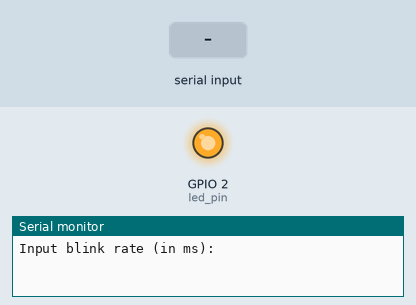
Simulated run of this sketch. Board: ESP32. Parts: output pins drawn as LEDs (lit = HIGH), the last lines printed to the serial monitor. Dashed ring = blinking. The test bench sets the inputs (shaded band).

Above: at 2.2 s.
2.3 s: "5\n" received over Serial
At 3.7 s:
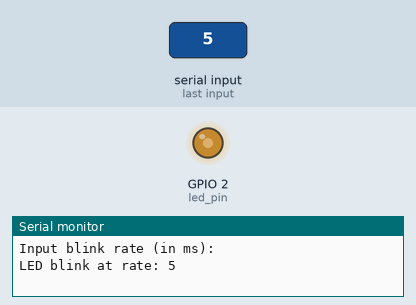
4.0 s: "90,45\n" received over Serial
At 4.31 s:
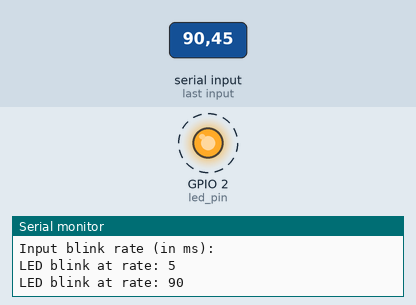
7.0 s: "200\n" received over Serial
At 7.4 s:
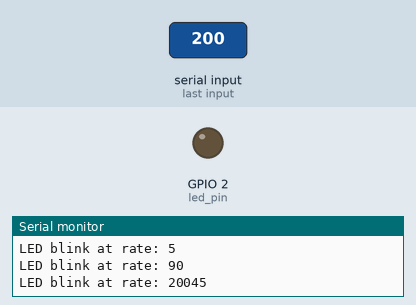
Timing chart, 0 to 28.6 s (numbered marks = the images above; inputs shaded):
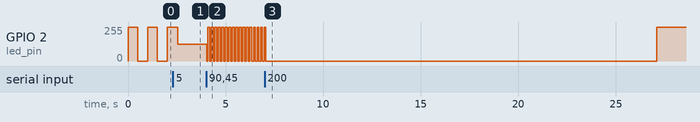

The sketch:

Task_Scheduling_Exercise.ino
```cpp
#if CONFIG_FREERTOS_UNICORE
static const BaseType_t app_cpu = 0;
#else
static const BaseType_t app_cpu = 1;
#endif

static const int buf_len = 20;
static int LED_rate = 500; //ms

// Pins
static const int led_pin = LED_BUILTIN;


// TASK(1): Blink LED at given input from serial
void toggleLED(void *parameter) {
  while (1) {
    digitalWrite(led_pin, HIGH);
    vTaskDelay(LED_rate / portTICK_PERIOD_MS);
    digitalWrite(led_pin, LOW);
    vTaskDelay(LED_rate / portTICK_PERIOD_MS);
  }
}

// TASK(2): Ask input from serial for LED blink rate
void inputRate(void *parameter) {
  char input;
  char buf[buf_len];
  int i = 0;

  while (1) {
    if (Serial.available() > 0) {
      input = Serial.read();

      /////////////////////////////////////
      /////////////////////////////////////
      if (input == '\n') {
        LED_rate = atoi(buf);
        Serial.print("LED blink at rate: ");
        Serial.println(LED_rate);
        i = 0;
      }
      else {
        if (i < buf_len - 1) {
          buf[i] = input;
          i++;
        }
      }
      /////////////////////////////////////
      /////////////////////////////////////
    }
  }
}

void setup() {

  pinMode(led_pin, OUTPUT);
  Serial.begin(1200);

  // Task to run forever
  xTaskCreatePinnedToCore(toggleLED,
                          "Blink LED",
                          1024,
                          NULL,
                          1,            // task priority
                          NULL,         // task handle
                          app_cpu);

  // Task to run once with higher priority
  xTaskCreatePinnedToCore(inputRate,
                          "Read input from Serial",
                          1024,
                          NULL,
                          1,            // task priority (must be same to prevent lockup)
                          NULL,         // task handle
                          app_cpu);


  Serial.println("Input blink rate (in ms): ");
  vTaskDelay(1000 / portTICK_PERIOD_MS);
//  vTaskDelete(NULL);
}

void loop() {

}
```

Measured:
- after the input at 4.0 s, GPIO 2 (led_pin): alternates 255/255 for 0.09 s and 0/255 for 0.09 s, starting at once
